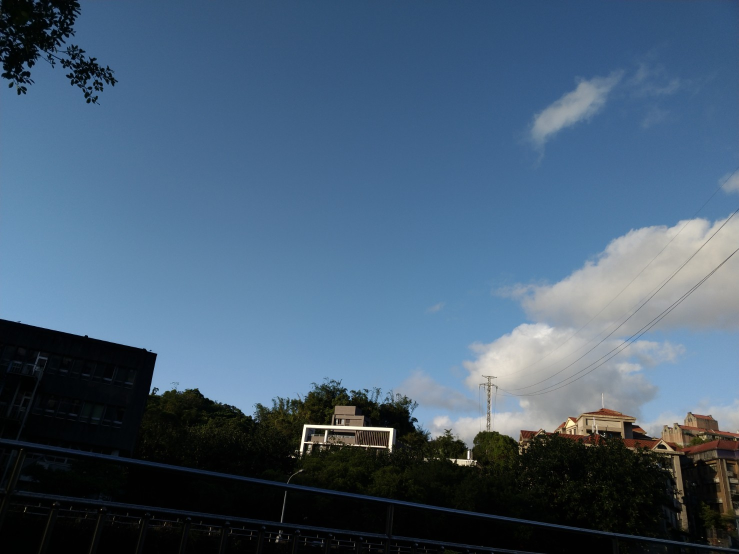
#> input picture hw3/resource/frame1.jpg, 1478 x 1108 px (shown at 1/2 size); its folder holds 3 pictures in this run
$ python part4.py   (older library calls are emulated)
#> lines starting #> are read from the running program, lines starting #| are printed output that depends on the picture
### hw3/src/utils.py
import numpy as np


def solve_homography(u, v):
    """
    This function should return a 3-by-3 homography matrix,
    u, v are N-by-2 matrices, representing N corresponding points for v = T(u)
    :param u: N-by-2 source pixel location matrices
    :param v: N-by-2 destination pixel location matrices
    :return:
    """
    N = u.shape[0]
    H = None

    if v.shape[0] is not N:
        print("u and v should have the same size")
        return None
    if N < 4:
        print("At least 4 points should be given")

    # TODO: 1.forming A
    A = []
    for i in range(N):
        A.append([u[i][0], u[i][1], 1, 0, 0, 0, -u[i][0] * v[i][0], -u[i][1] * v[i][0], -v[i][0]])
        A.append([0, 0, 0, u[i][0], u[i][1], 1, -u[i][0] * v[i][1], -u[i][1] * v[i][1], -v[i][1]])

    A = np.array(A)
    U, S, V = np.linalg.svd(A)

    # TODO: 2.solve H with A
    # (last column of V matrix of SVD)
    H = V[-1, :].reshape(3, 3)

    return H


def warping(src, dst, H, direction="b"):
    """
    Perform forward/backward warpping without for loops. i.e.
    for all pixels in src(xmin~xmax, ymin~ymax),  warp to destination
          (xmin=0,ymin=0)  source                       destination
                         |--------|              |------------------------|
                         |        |              |                        |
                         |        |     warp     |                        |
    forward warp         |        |  --------->  |                        |
                         |        |              |                        |
                         |--------|              |------------------------|
                                 (xmax=w,ymax=h)

    for all pixels in dst(xmin~xmax, ymin~ymax),  sample from source
                            source                       destination
                         |--------|              |------------------------|
                         |        |              | (xmin,ymin)            |
                         |        |     warp     |           |--|         |
    backward warp        |        |  <---------  |           |__|         |
                         |        |              |             (xmax,ymax)|
                         |--------|              |------------------------|

    :param src: source image
    :param dst: destination output image
    :param H:
    :param ymin: lower vertical bound of the destination(source, if forward warp) pixel coordinate
    :param ymax: upper vertical bound of the destination(source, if forward warp) pixel coordinate
    :param xmin: lower horizontal bound of the destination(source, if forward warp) pixel coordinate
    :param xmax: upper horizontal bound of the destination(source, if forward warp) pixel coordinate
    :param direction: indicates backward warping or forward warping
    :return: destination output image
    """

    h_src, w_src, ch = src.shape
    h_dst, w_dst, ch = dst.shape  # (height, width) = (1275, 1920)
    H_inv = np.linalg.inv(H)

    warped = dst.copy()

    # backward warping: inverse transform destination pixels to source pixels
    if direction == "b":
        # TODO: 1.meshgrid the (x,y) coordinate pairs (with destination points)
        x = np.arange(0, w_dst, 1)
        y = np.arange(0, h_dst, 1)
        xx, yy = np.meshgrid(x, y)

        # TODO: 2.reshape the destination pixels as N x 3 homogeneous coordinate
        xx, yy = xx.flatten()[:, np.newaxis], yy.flatten()[:, np.newaxis]
        ones = np.ones((len(xx), 1))

        des_coor = np.concatenate((xx, yy, ones), axis=1).astype(np.int32)

        # TODO: 3.apply H_inv to the destination pixels and retrieve (u,v) pixels, then reshape to (ymax-ymin), (xmax-xmin)
        Resource_pixel = H_inv.dot(des_coor.T).T  # (N * 3)

        # divide the first two columns by the third, converts the homogeneous coordinates back to Cartesian coordinates
        Resource_pixel[:, :2] = Resource_pixel[:, :2] / Resource_pixel[:, 2][:, np.newaxis]

        # TODO: 4.calculate the mask of the transformed coordinate (should not exceed the boundaries of source image)

        out_boundary = []

        if (Resource_pixel[:, 0] < 0).any():
            out_boundary += np.where(Resource_pixel[:, 0] < 0)[0].tolist()
        if (Resource_pixel[:, 1] < 0).any():
            out_boundary += np.where(Resource_pixel[:, 1] < 0)[0].tolist()
        if (Resource_pixel[:, 0] > w_src - 1).any():
            out_boundary += np.where(Resource_pixel[:, 0] > (w_src - 1))[0].tolist()
        if (Resource_pixel[:, 1] > h_src - 1).any():
            out_boundary += np.where(Resource_pixel[:, 1] > (h_src - 1))[0].tolist()

        # TODO: 5.sample the source image with the masked and reshaped transformed coordinates
        if len(out_boundary):
            Resource_pixel = np.delete(Resource_pixel, out_boundary, 0)
            des_coor = np.delete(des_coor, out_boundary, 0)

        # TODO: 6. assign to destination image with proper masking
        tx = Resource_pixel[:, 0].astype(np.int)
        ty = Resource_pixel[:, 1].astype(np.int)
        dx = Resource_pixel[:, 0] - tx
        dy = Resource_pixel[:, 1] - ty

        # Bilinear interpolation
        ones = np.ones(len(dx)).astype(np.float)
        warped[des_coor[:, 1], des_coor[:, 0]] = (
            (((ones - dx) * (ones - dy))[:, np.newaxis] * src[ty, tx])
            + ((dx * (ones - dy))[:, np.newaxis] * src[ty, tx + 1])
            + ((dx * dy)[:, np.newaxis] * src[ty + 1, tx + 1])
            + (((ones - dx) * dy)[:, np.newaxis] * src[ty + 1, tx])
        )

    elif direction == "f":

        # TODO: 1.meshgrid the (x,y) coordinate pairs
        x = np.arange(0, w_src - 1, 1)
        y = np.arange(0, h_src - 1, 1)
        xx, yy = np.meshgrid(x, y)

        # TODO: 2.reshape the resource pixels as N x 3 homogeneous coordinate
        xx, yy = xx.flatten()[:, np.newaxis], yy.flatten()[:, np.newaxis]
        ones = np.ones((len(xx), 1))

        des_coor = np.concatenate((xx, yy, ones), axis=1).astype(np.int)

        # TODO: 3.apply H to the source pixels and retrieve (u,v) pixels, then reshape to (ymax-ymin), (xmax-xmin)
        Resource_pixel = H.dot(des_coor.T).T  # (N * 3)

        # divide the first two columns by the third, converts the homogeneous coordinates back to Cartesian coordinates
        Resource_pixel[:, :2] = Resource_pixel[:, :2] / Resource_pixel[:, 2][:, np.newaxis]

        # TODO: 4.calculate the mask of the transformed coordinate (should not exceed the boundaries of destination image)
        out_boundary = []

        if (Resource_pixel[:, 0] < 0).any():
            out_boundary += np.where(Resource_pixel[:, 0] < 0)[0].tolist()
        if (Resource_pixel[:, 1] < 0).any():
            out_boundary += np.where(Resource_pixel[:, 1] < 0)[0].tolist()
        if (Resource_pixel[:, 0] > w_dst - 1).any():
            out_boundary += np.where(Resource_pixel[:, 0] > (w_dst - 1))[0].tolist()
        if (Resource_pixel[:, 1] > h_dst - 1).any():
            out_boundary += np.where(Resource_pixel[:, 0] > (h_dst - 1))[0].tolist()

        # TODO: 5.filter the valid coordinates using previous obtained mask
        if len(out_boundary):
            Resource_pixel = np.delete(Resource_pixel, out_boundary, 0)
            des_coor = np.delete(des_coor, out_boundary, 0)

        # TODO: 6. assign to destination image using advanced array indicing
        # warped[Resource_pixel[:, 1], Resource_pixel[:, 0]] = src[des_coor[:, 1], des_coor[:, 0]]

        tx = Resource_pixel[:, 0].astype(np.int)
        ty = Resource_pixel[:, 1].astype(np.int)
        dx = Resource_pixel[:, 0] - tx
        dy = Resource_pixel[:, 1] - ty

        ones = np.ones(len(dx)).astype(np.float)

        # Bilinear interpolation
        warped[ty, tx] = (
            (((ones - dx) * (ones - dy))[:, np.newaxis] * src[des_coor[:, 1], des_coor[:, 0]])
            + ((dx * (ones - dy))[:, np.newaxis] * src[des_coor[:, 1], des_coor[:, 0] + 1])
            + ((dx * dy)[:, np.newaxis] * src[des_coor[:, 1] + 1, des_coor[:, 0] + 1])
            + (((ones - dx) * dy)[:, np.newaxis] * src[des_coor[:, 1] + 1, des_coor[:, 0]])
        )

    return warped

### hw3/src/part4.py
import numpy as np
import cv2
import random
from tqdm import tqdm
from utils import solve_homography, warping

random.seed(999)


def get_matches_with_orb(im1, im2):

    orb = cv2.ORB_create(nfeatures=1000)
    kp1, desc1 = orb.detectAndCompute(im1, None)
    kp2, desc2 = orb.detectAndCompute(im2, None)

    matcher = cv2.BFMatcher(cv2.NORM_HAMMING)
    matches = matcher.knnMatch(desc1, desc2, k=2)
    good_matches = []
    for m, n in matches:
        if m.distance < 0.8 * n.distance:
            good_matches.append(m)
    good_matches = sorted(good_matches, key=lambda x: x.distance)

    points1 = np.array([kp1[m.queryIdx].pt for m in good_matches])
    points2 = np.array([kp2[m.trainIdx].pt for m in good_matches])

    return points1.astype(np.int32), points2.astype(np.int32)


def transform_with_homography(H, points):

    ones = np.ones((points.shape[0], 1))
    points = np.concatenate((points, ones), axis=1)
    transformed_points = H.dot(points.T)
    transformed_points = transformed_points / (transformed_points[2, :][np.newaxis, :])
    transformed_points = transformed_points[0:2, :].T

    return transformed_points


def calculate_outlier(H, points1, points2, threshold=3):
    outliers_count = 0

    transformed_points2 = transform_with_homography(H, points2)

    x = points1[:, 0]
    y = points1[:, 1]
    x_hat = transformed_points2[:, 0]
    y_hat = transformed_points2[:, 1]
    distance = np.sqrt(np.power((x_hat - x), 2) + np.power((y_hat - y), 2)).reshape(-1)
    for dis in distance:
        if dis > threshold:
            outliers_count += 1

    return outliers_count


def ransac_for_solve_homography(points1, points2):
    # RANSAC parameters
    prob_success = 0.99
    sample_points_num = 4
    ratio_of_outlier = 0.5
    N = int(np.log(1.0 - prob_success) / np.log(1 - (1 - ratio_of_outlier) ** sample_points_num))

    # threshold for calculating outlier
    threshold = 2

    lowest_outlier_num = len(points1)  # lowest number of outliers is initialized to total points number
    best_H = None

    for _ in range(N):
        # for each iteration, random sample 4 points and solve homography
        chosen_idx = random.sample(range(len(points1)), sample_points_num)
        chosen_points1 = np.array([points1[i] for i in chosen_idx])
        chosen_points2 = np.array([points2[i] for i in chosen_idx])

        H = solve_homography(chosen_points2, chosen_points1)
        outlier_num = calculate_outlier(H, points1, points2, threshold)
        if outlier_num < lowest_outlier_num:
            lowest_outlier_num = outlier_num
            best_H = H

    return best_H


def panorama(imgs):
    """
    Image stitching with estimated homograpy between consecutive
    :param imgs: list of images to be stitched
    :return: stitched panorama
    """
    h_max = max([x.shape[0] for x in imgs])
    w_max = sum([x.shape[1] for x in imgs])

    # create the final stitched canvas
    canvas = np.zeros((h_max, w_max, imgs[0].shape[2]), dtype=np.uint8)
    canvas[: imgs[0].shape[0], : imgs[0].shape[1]] = imgs[0]
    last_best_H = np.eye(3)

    # for all images to be stitched:
    for idx in tqdm(range(len(imgs) - 1)):
        img1 = imgs[idx]
        img2 = imgs[idx + 1]

        # TODO: 1.feature detection & matching
        points1, points2 = get_matches_with_orb(img1, img2)

        # TODO: 2. apply RANSAC to choose best H
        H = ransac_for_solve_homography(points1, points2)

        # TODO: 3. chain the homographies
        last_best_H = last_best_H.dot(H)

        # TODO: 4. apply warping
        canvas = warping(img2, canvas, last_best_H, "b")

    return canvas


if __name__ == "__main__":
    # ================== Part 4: Panorama ========================
    # TODO: change the number of frames to be stitched
    FRAME_NUM = 3
    imgs = [cv2.imread("../resource/frame{:d}.jpg".format(x)) for x in range(1, FRAME_NUM + 1)]
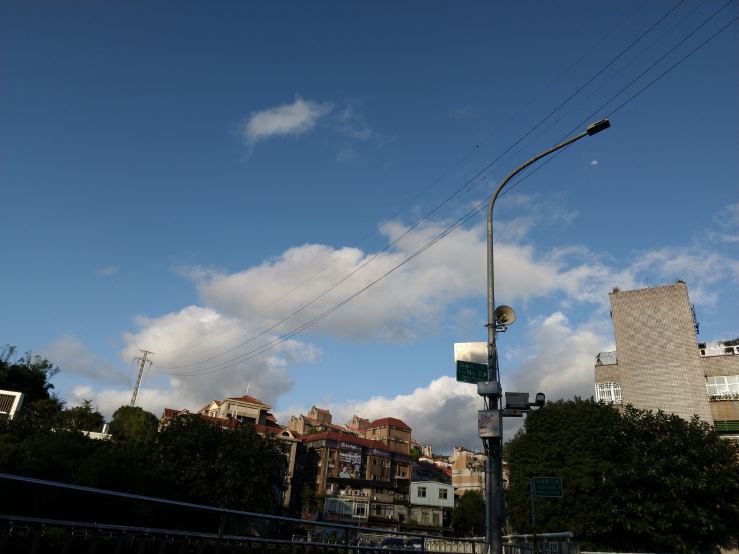
#> input picture hw3/resource/frame2.jpg, 1478 x 1108 px (shown at 1/2 size)
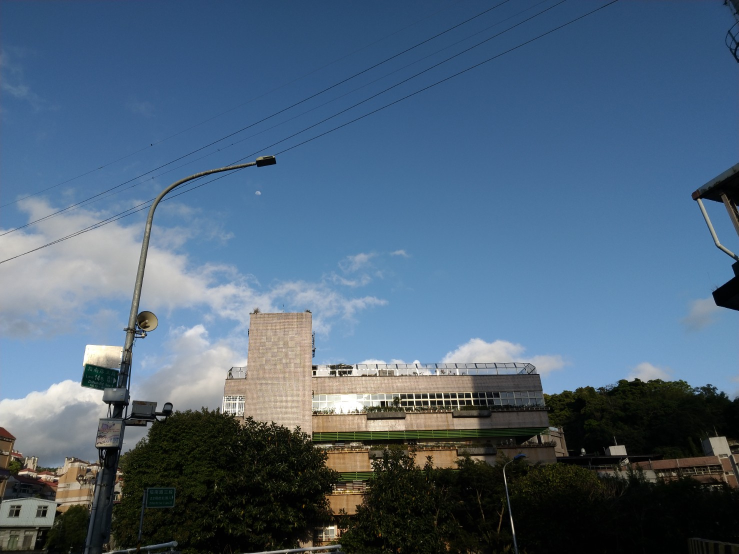
#> input picture hw3/resource/frame3.jpg, 1478 x 1108 px (shown at 1/2 size)
#> imgs = 3 items
    output4 = panorama(imgs)
#> in panorama, `h_max = max([x.shape[0] for x in imgs])`: h_max = 1108
#> in panorama, `w_max = sum([x.shape[1] for x in imgs])`: w_max = 4434
#> in panorama, `canvas[: imgs[0].shape[0], : imgs[0].shape[1]] = imgs[0]`:
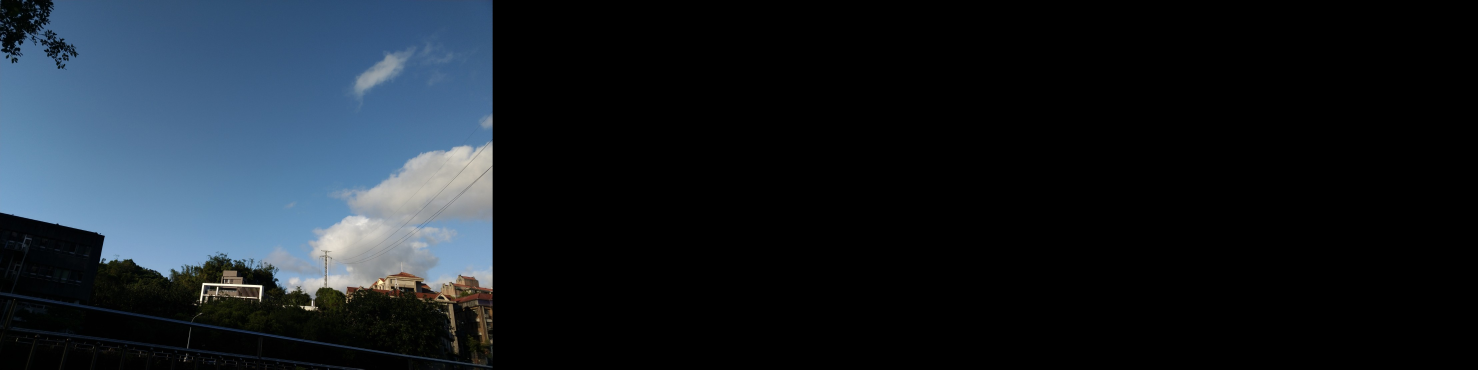
#> canvas: shape (1108, 4434, 3) (shown at 1/3 size); mean of channels 0, 1, 2 38.4, 31, 23.4; drawn as B, G, R
#> the loop in panorama, `for idx in tqdm(range(len(imgs) - 1)):` made 2 passes
#> (matches in get_matches_with_orb, good_matches in get_matches_with_orb, prob_success in ransac_for_solve_homography, sample_points_num in ransac_for_solve_homography, ratio_of_outlier in ransac_for_solve_homography, threshold in ransac_for_solve_homography) on passes 1 to 2: (1000 matches, 213 matches, 0.99, 4, 0.5, 2), (1000 matches, 180 matches, 0.99, 4, 0.5, 2)
#> pass 1, in panorama, `canvas = warping(img2, canvas, last_best_H, "b")`:
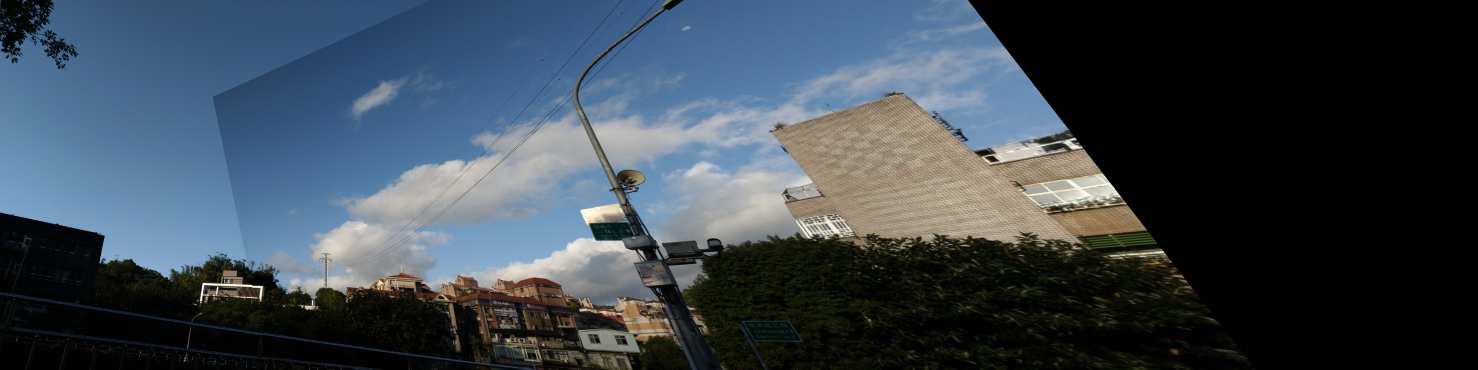
#> canvas: shape (1108, 4434, 3) (shown at 1/3 size); mean of channels 0, 1, 2 80.3, 70.1, 58.7; drawn as B, G, R
#> pass 2, in panorama, `canvas = warping(img2, canvas, last_best_H, "b")`:
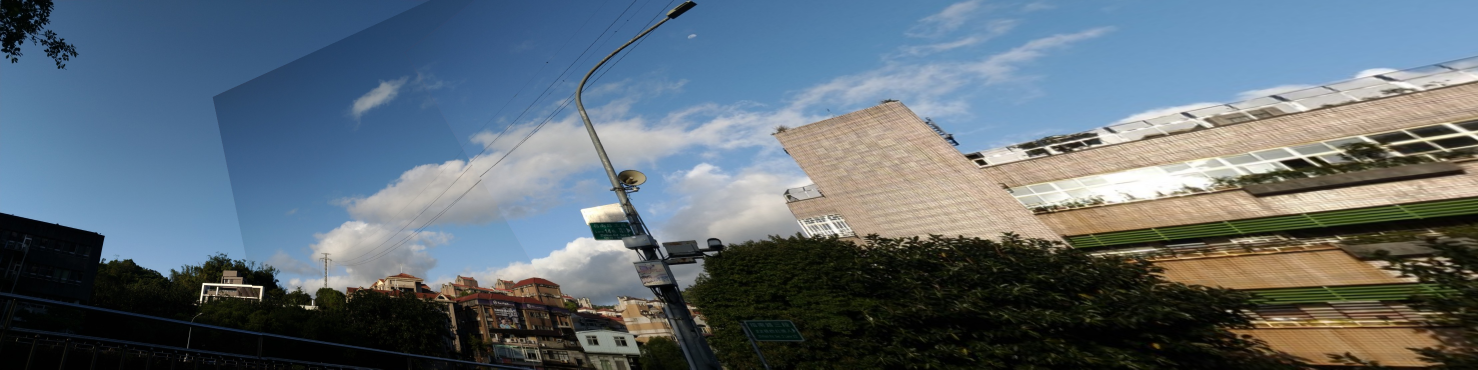
#> canvas: shape (1108, 4434, 3) (shown at 1/3 size); mean of channels 0, 1, 2 116.9, 107.3, 94.3; drawn as B, G, R
#> in panorama, img1 is the input picture: shape (1108, 1478, 3); mean B, G, R 114.1, 94.6, 75.9
#> in panorama, img2 is the input picture: shape (1108, 1478, 3); mean B, G, R 121, 99.6, 77.7
    cv2.imwrite("output4.png", output4)
